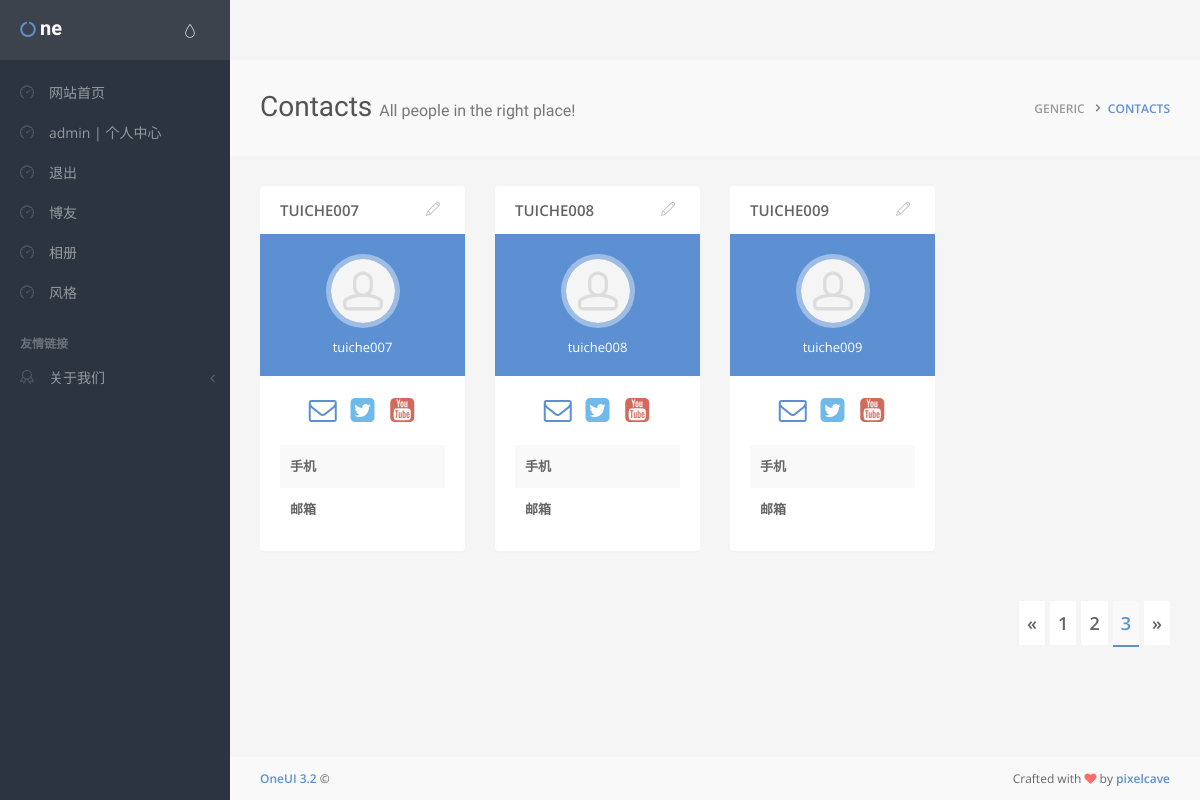
Page /templates/contacts.php?page=3 (signed in) on the earlier database version.
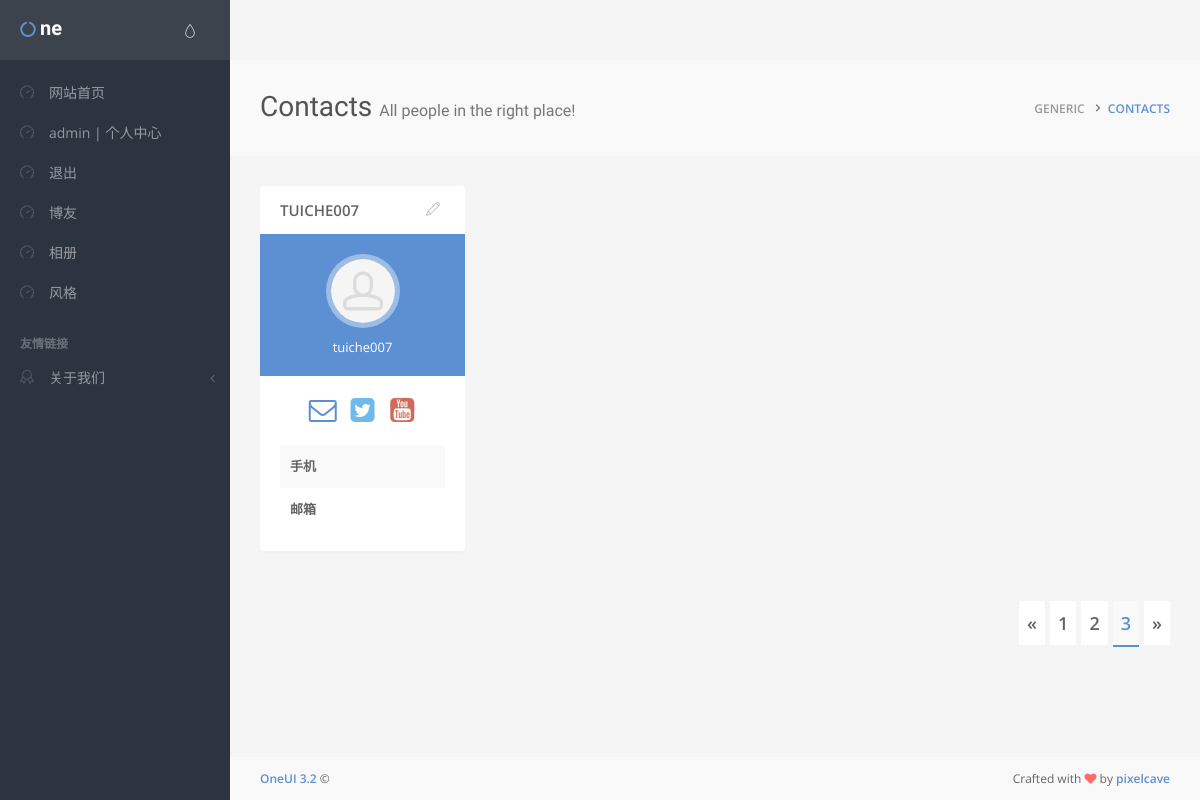
Same page on the later database version.
### tables this page shows
CREATE TABLE IF NOT EXISTS `user` (
  `id` int(10) NOT NULL AUTO_INCREMENT COMMENT 'AUTO_INCREMENT',
  `username` varchar(10) NOT NULL,
  `password` varchar(20) NOT NULL,
  `sex` char(1) NOT NULL,
  `phone` varchar(20) NOT NULL,
  `email` varchar(50) NOT NULL,
  `face` varchar(50) NOT NULL,
  `level` tinyint(1) unsigned NOT NULL DEFAULT '0' COMMENT '//ä¼šå‘˜ç­‰çº§',
  `date` date NOT NULL,
  PRIMARY KEY (`id`)
);

### templates/contacts.php (the view, shortened to what this page needs)
<?php
require "../includes/common.inc.php";
if(isset($_GET['page'])){
    $page = $_GET['page'];
    if(empty($page) || $page < 0 || !is_numeric($page)){
        $page = 1;
    }else{
        $page = intval($page);
    }
}else{
    $page = 1;
}
$num_query = mysqli_query($conn,"SELECT id FROM user");
$num = mysqli_num_rows($num_query);
$pageSize = 4;
$pageList = ceil($num / $pageSize);
$pageNum = isset($page)?($page - 1) * $pageSize : 1;
$sql = "SELECT * FROM user ORDER BY id ASC LIMIT $pageNum,$pageSize";
$res = mysqli_query($conn,$sql);
?>
<!DOCTYPE html>
 <html class="no-focus" lang="en">
<head>
    <link rel="stylesheet" href="assets/css/bootstrap.min.css">
    <link rel="stylesheet" id="css-main" href="assets/css/oneui.css">
</head>
<body>
<div id="page-container" class="sidebar-l sidebar-o side-scroll header-navbar-fixed">
    <?php
    require ROOT_PATH."includes/nav_left.inc.php";
    ?>
    <main id="main-container">
        <div class="content bg-gray-lighter">
            <div class="row items-push">
                <div class="col-sm-7">
                    <h1 class="page-heading">
                        Contacts <small>All people in the right place!</small>
                    </h1>
                </div>
                <div class="col-sm-5 text-right hidden-xs">
                    <ol class="breadcrumb push-10-t">
                        <li>Generic</li>
                        <li><a class="link-effect" href="">Contacts</a></li>
                    </ol>
                </div>
            </div>
        </div>
        <div class="content">
            <div class="row">
                <?php
                while (!!$rows = mysqli_fetch_assoc($res)){
                    echo "<div class=\"col-sm-6 col-md-4 col-lg-3\">
                            <div class=\"block block-rounded\">
                                <div class=\"block-header\">
                                    <ul class=\"block-options\">
                                        <li>
                                            <button type=\"button\" data-toggle=\"modal\" data-target=\"#modal-contact-edit\">
                                                <i class=\"si si-pencil\"></i>
                                            </button>
                                        </li>
                                    </ul>
                                    <div class=\"block-title\">{$rows['username']}</div>
                                </div>
                                <div class=\"block-content block-content-full bg-primary text-center\">
                                    <img class=\"img-avatar img-avatar-thumb\" src=\"assets/img/avatars/avatar16.jpg{$rows['face']}\" alt=\"\">
                                    <div class=\"font-s13 push-10-t\">{$rows['username']}</div>
                                </div>
                                <div class=\"block-content\">
                                    <div class=\"text-center push\">
                                        <a class=\"text-default\" href=\"chat.php?id={$rows['id']}\">
                                            <i class=\"fa fa-2x fa-fw fa-envelope-o\" title='发消息'></i>
                                        </a>
                                        <a class=\"text-info\" href=\"javascript:void(0)\">
                                            <i class=\"fa fa-2x fa-fw fa-twitter-square\"></i>
                                        </a>
                                        <a class=\"text-danger\" href=\"javascript:void(0)\">
                                            <i class=\"fa fa-2x fa-fw fa-youtube-square\"></i>
                                        </a>
                                    </div>
                                    <table class=\"table table-borderless table-striped font-s13\">
                                        <tbody>
                                            <tr>
                                                <td class=\"font-w600\">手机</td>
                                                <td>{$rows['phone']}</td>
                                            </tr>
                                            <tr>
                                                <td class=\"font-w600\">邮箱</td>
                                                <td>{$rows['email']}</td>
                                            </tr>
                                        </tbody>
                                    </table>
                                </div>
                            </div>
                        </div>";
                }
                ?>
            </div>
            <nav aria-label="Page navigation" style="float: right">
                <ul class="pagination pagination-lg">
                    <li>
                        <a href="contacts.php?page=<?php echo ($page-1<1 ? 1 : $page-1)?>" aria-label="Previous">
                            <span aria-hidden="true">&laquo;</span>
                        </a>
                    </li>
                    <?php
                    for($i=1;$i<=$pageList;$i++){
                        if($page == $i){
                            echo "<li class='active'><a href='contacts.php?page={$i}'>$i</a></li>";
                        }
                        else{
                            echo "<li><a href='contacts.php?page={$i}'>$i</a></li>";
                        }
                    }
                    ?>
                    <li>
                        <a href="contacts.php?page=<?php echo ($page+1>$pageList ? $pageList : $page+1)?>" aria-label="Next">
                            <span aria-hidden="true">&raquo;</span>
                        </a>
                    </li>
                </ul>
            </nav>
        </div>
    </main>
    <footer id="page-footer" class="content-mini content-mini-full font-s12 bg-gray-lighter clearfix">
        <div class="pull-right">
            Crafted with <i class="fa fa-heart text-city"></i> by <a class="font-w600" href="http://goo.gl/vNS3I" target="_blank">pixelcave</a>
        </div>
        <div class="pull-left">
            <a class="font-w600" href="http://goo.gl/6LF10W" target="_blank">OneUI 3.2</a> &copy; <span class="js-year-copy"></span>
        </div>
    </footer>
</div>
</body>
</html>

### includes/nav_left.inc.php (shortened to what this page needs)
<nav id="sidebar">
    <div id="sidebar-scroll">
        <div class="sidebar-content">
            <div class="side-header side-content bg-white-op">
                <div class="btn-group pull-right">
                    <button class="btn btn-link text-gray dropdown-toggle" data-toggle="dropdown" type="button">
                        <i class="si si-drop"></i>
                    </button>
                </div>
                <a class="h5 text-white" href="index.html">
                    <i class="fa fa-circle-o-notch text-primary"></i> <span class="h4 font-w600 sidebar-mini-hide">ne</span>
                </a>
            </div>
            <div class="side-content side-content-full">
                <ul class="nav-main">
                    <li>
                        <a href="../"><i class="si si-speedometer"></i><span class="sidebar-mini-hide">网站首页</span></a>
                    </li>
                    <?php
                    if($_SESSION['username']){
                        echo "<li><a href=\"member.php\"><i class=\"si si-speedometer\"></i>{$_SESSION['username']} | 个人中心</a></li>";
                        echo "<li><a href=\"../app/exit_login.php\"><i class=\"si si-speedometer\"></i>退出</a></li>";
                    }else{
                        echo "<li><a href=\"login.php\"><i class=\"si si-speedometer\"></i>登录</a></li>
            <li><a href=\"register.php\"><i class=\"si si-speedometer\"></i>注册</a></li>";
                    }
                    ?>
                    <li>
                        <a href="../templates/contacts.php"><i class="si si-speedometer"></i><span class="sidebar-mini-hide">博友</span></a>
                    </li>
                    <li>
                        <a href=""><i class="si si-speedometer"></i><span class="sidebar-mini-hide">相册</span></a>
                    </li>
                    <li>
                        <a href=""><i class="si si-speedometer"></i><span class="sidebar-mini-hide">风格</span></a>
                    </li>
                    <li class="nav-main-heading"><span class="sidebar-mini-hide">友情链接</span></li>
                    <li>
                        <a class="nav-submenu" data-toggle="nav-submenu" href="#"><i class="si si-badge"></i><span class="sidebar-mini-hide">关于我们</span></a>
            </div>
        </div>
    </div>
</nav>

Differences in the rows shown:
removed user: username "TUICHE008", username "tuiche008"
removed user: username "TUICHE009", username "tuiche009"
